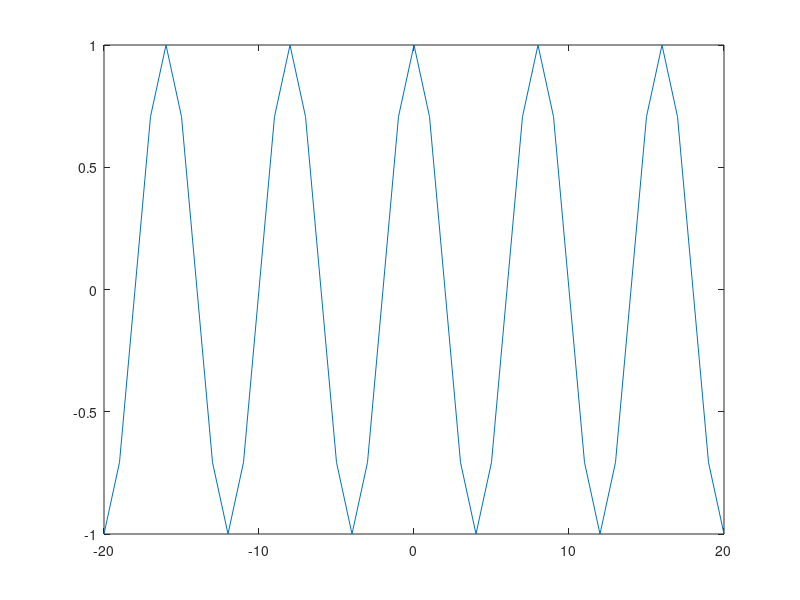

This figure's MATLAB source:
n=-20:20;
x=cos(pi * n/4);

plot(n,x);

disp("Maximiun Value of the Function is:"), disp(max(x));
disp("Minimum Value of the Function is:"), disp(min(x));
disp("No. of times Maximum value appears:"),
disp(sum(x(1,:)==max(x)));
disp("No. of times Minimum value appears:"),
disp(sum(x(1,:)==min(x)));